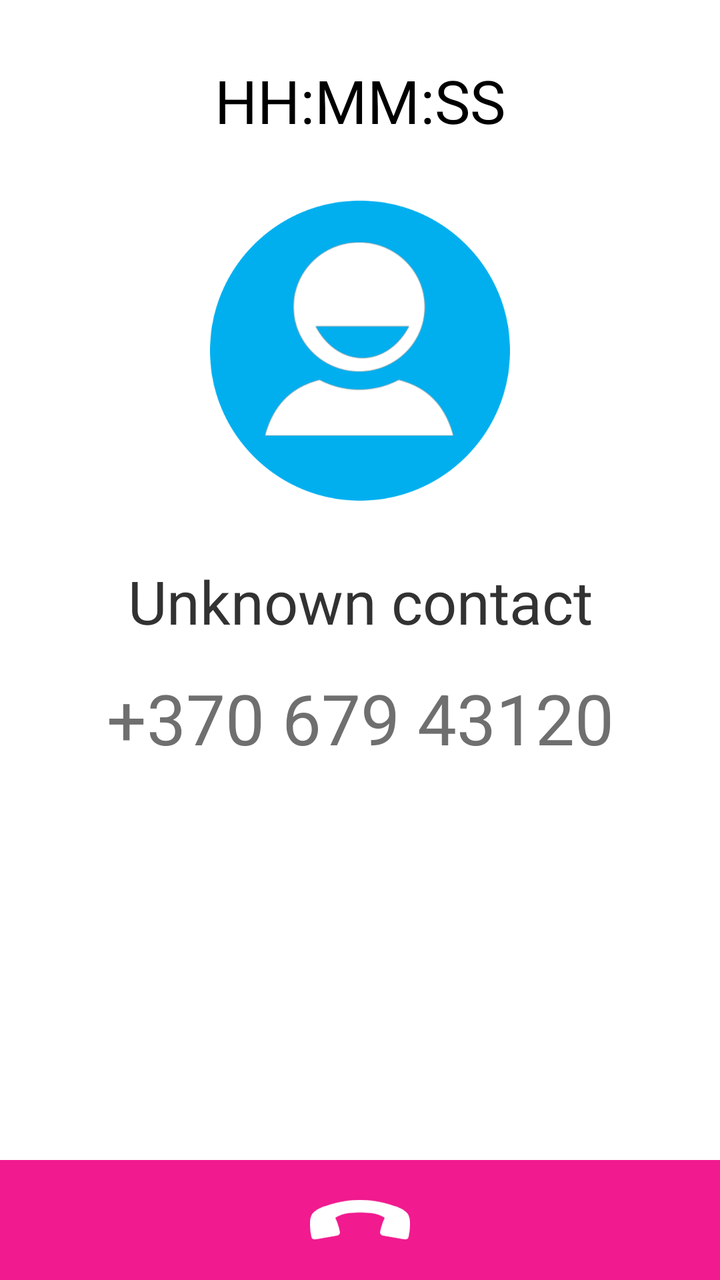
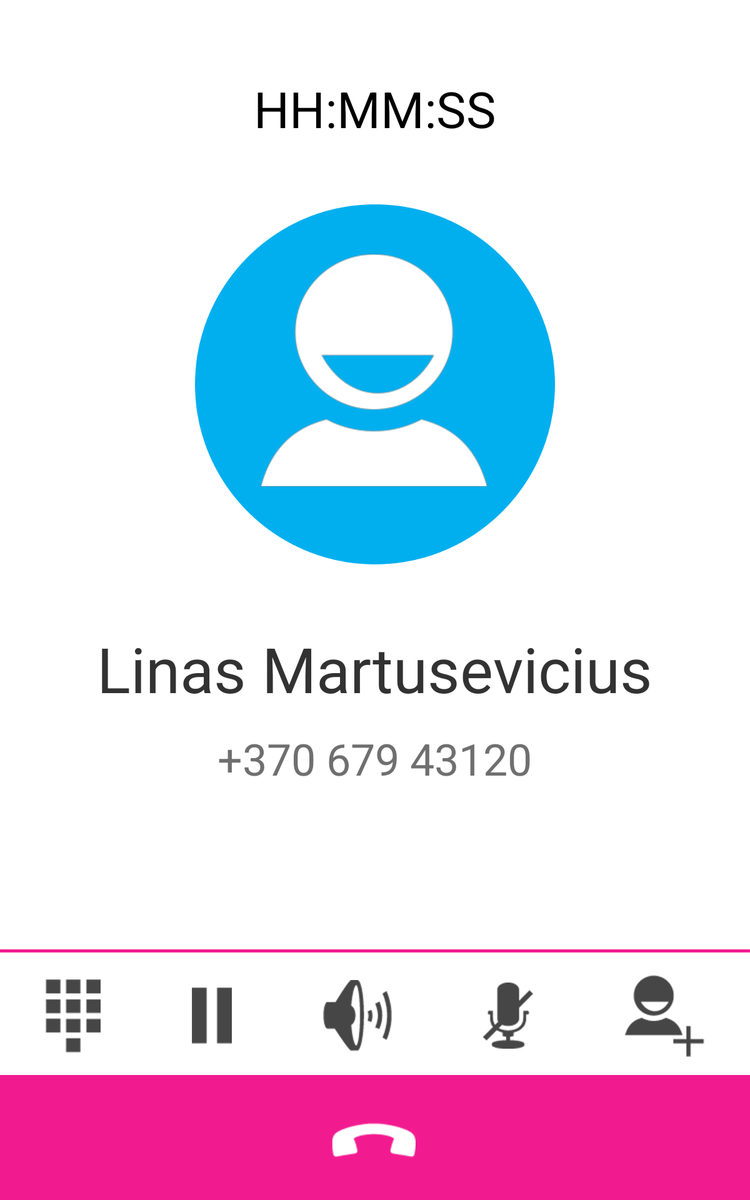

Two renders of one Android screen. The first uses the default layout on a phone; the second uses the alternative layout the repository ships for a different screen configuration, on a matching device. The two XML files are below.
<!-- AndroidManifest.xml: application theme _maia -->
<!-- res/layout/activity_on_call.xml -->
<?xml version="1.0" encoding="utf-8"?>
<RelativeLayout
    android:layout_width="fill_parent"
    android:layout_height="match_parent"
    xmlns:android="http://schemas.android.com/apk/res/android"
    android:padding="0px"
    android:layout_margin="0px"
    android:background="@android:color/white">

    <ImageButton
        android:layout_width="fill_parent"
        android:layout_height="60dp"
        android:id="@+id/on_call_drop"
        android:background="@drawable/on_call_drop_selector"
        android:layout_alignParentBottom="true"
        android:layout_centerHorizontal="true"
        android:src="@drawable/ic_drop"
        android:clickable="true"
        android:padding="0dp"
        android:layout_marginTop="5dp"/>

    <LinearLayout
        android:orientation="horizontal"
        android:layout_width="fill_parent"
        android:layout_height="70dp"
        android:layout_centerHorizontal="true"
        android:layout_above="@+id/on_call_drop"
        android:id="@+id/dialer_inputLinearLayout"
        android:background="@android:color/white"
        android:paddingTop="0dp"
        android:paddingBottom="0dp">

        <ImageButton
            android:layout_width="0dp"
            android:layout_height="fill_parent"
            android:id="@+id/on_call_dialer"
            android:background="@drawable/on_call_control_selector"
            android:layout_weight="1"
            android:scaleType="fitCenter"
            android:src="@drawable/ic_dialer"
            android:adjustViewBounds="true"
            android:paddingTop="18dp"
            android:paddingBottom="22dp"/>

        <ImageButton
            android:layout_width="0dp"
            android:layout_height="fill_parent"
            android:id="@+id/on_call_hold"
            android:layout_weight="1"
            android:background="@drawable/on_call_control_selector"
            android:src="@drawable/ic_hold"
            android:scaleType="fitCenter"
            android:adjustViewBounds="true"
            android:paddingTop="20dp"
            android:paddingBottom="24dp"/>

        <ImageButton
            android:layout_width="0dp"
            android:layout_height="fill_parent"
            android:id="@+id/on_call_speaker"
            android:layout_weight="1"
            android:background="@drawable/on_call_control_selector"
            android:src="@drawable/ic_speaker"
            android:scaleType="fitCenter"
            android:adjustViewBounds="true"
            android:paddingTop="12dp"
            android:paddingBottom="16dp"/>

        <ImageButton
            android:layout_width="0dp"
            android:layout_height="fill_parent"
            android:id="@+id/on_call_mute"
            android:layout_weight="1"
            android:background="@drawable/on_call_control_selector"
            android:src="@drawable/ic_mute"
            android:scaleType="fitCenter"
            android:adjustViewBounds="true"
            android:paddingTop="16dp"
            android:paddingBottom="20dp"/>

        <ImageButton
            android:layout_width="0dp"
            android:layout_height="fill_parent"
            android:id="@+id/on_call_add"
            android:layout_weight="1"
            android:background="@drawable/on_call_control_selector"
            android:src="@drawable/ic_add_peer"
            android:scaleType="fitCenter"
            android:adjustViewBounds="true"
            android:paddingTop="15dp"
            android:paddingBottom="15dp"
            android:layout_marginTop="5dp"/>
    </LinearLayout>


    <RelativeLayout
        android:layout_width="fill_parent"
        android:layout_height="fill_parent"
        android:layout_alignParentTop="true"
        android:layout_centerHorizontal="true"
        android:background="@android:color/transparent"
        android:layout_above="@+id/dialer_inputLinearLayout">

            <Chronometer
                android:layout_width="wrap_content"
                android:layout_height="wrap_content"
                android:id="@+id/on_call_time"
                android:layout_alignParentTop="true"
                android:layout_centerHorizontal="true"
                android:layout_marginTop="30dp"
                android:textSize="30dp"
                android:format="HH:MM:SS" />

            <ImageView
                android:layout_width="150dp"
                android:layout_height="150dp"
                android:id="@+id/on_call_caller_image"
                android:layout_below="@+id/on_call_time"
                android:layout_centerHorizontal="true"
                android:layout_marginTop="30dp"
                android:src="@drawable/incoming_call_caller_large"/>

            <TextView
                android:layout_width="fill_parent"
                android:layout_height="wrap_content"
                android:text="Unknown contact"
                android:id="@+id/on_call_caller_name"
                android:textSize="30dp"
                android:textAlignment="center"
                android:gravity="center"
                android:layout_centerInParent="true"
                android:layout_centerHorizontal="true"
                android:layout_below="@id/on_call_caller_image"
                android:layout_marginTop="30dp"/>

            <TextView
                android:layout_width="fill_parent"
                android:layout_height="wrap_content"
                android:text="+370 679 43120"
                android:id="@+id/on_call_caller_number"
                android:layout_below="@+id/on_call_caller_name"
                android:textAlignment="center"
                android:gravity="center"
                android:layout_centerInParent="true"
                android:layout_centerHorizontal="true"
                android:layout_marginTop="15dp"
                android:textSize="35dp"
                android:textColor="#6f6f6f"/>


    </RelativeLayout>

</RelativeLayout>
<!-- resources referenced by this layout -->
<resources>
  <!-- drawable on_call_control_selector (drawable-xxhdpi) -->
  <?xml version="1.0" encoding="utf-8"?>
  <selector xmlns:android="http://schemas.android.com/apk/res/android">
  
      
      <item android:drawable="@android:color/transparent" android:state_enabled="false"/>
  
      
      <item android:drawable="@drawable/toggle_circle" android:state_enabled="true" android:state_pressed="true"/>
  
      
      <item android:drawable="@android:color/transparent" android:state_enabled="true" android:state_focused="true"/>
  
      
      <item android:drawable="@android:color/transparent" android:state_enabled="true"/>
  
  </selector>
  <!-- drawable on_call_drop_selector (drawable-xxhdpi) -->
  <?xml version="1.0" encoding="utf-8"?>
  <selector xmlns:android="http://schemas.android.com/apk/res/android">
  
      
      <item android:drawable="@drawable/rectangle_pink" android:state_enabled="false"/>
  
      
      <item android:drawable="@drawable/rectangle_pink_pressed" android:state_enabled="true" android:state_pressed="true"/>
  
      
      <item android:drawable="@drawable/rectangle_pink" android:state_enabled="true" android:state_focused="true"/>
  
      
      <item android:drawable="@drawable/rectangle_pink" android:state_enabled="true"/>
  
  </selector>
  <!-- drawable toggle_circle (drawable-xxhdpi) -->
  <?xml version="1.0" encoding="utf-8"?>
  <shape
      xmlns:android="http://schemas.android.com/apk/res/android"
      android:shape="oval">
  
      <solid
          android:color="#f21390"/>
  
      <size android:height="100dp"
          android:width="100dp">
      </size>
  </shape>
  <!-- drawable rectangle_pink (drawable-mdpi) -->
  <?xml version="1.0" encoding="utf-8"?>
  <shape
      xmlns:android="http://schemas.android.com/apk/res/android"
      android:shape="rectangle">
  
      
      <solid android:color="#F11A8F" />
  
      
      <padding
          android:left="30dp"
          android:right="30dp"
          android:top="30dp"
          android:bottom="30dp" />
  </shape>
  <!-- drawable rectangle_pink_pressed (drawable-xxhdpi) -->
  <?xml version="1.0" encoding="utf-8"?>
  <shape
      xmlns:android="http://schemas.android.com/apk/res/android"
      android:shape="rectangle">
  
      <solid android:color="#fff151be" />
  </shape>
  <!-- drawable scrollindex (drawable) -->
  <?xml version="1.0" encoding="utf-8"?>
  <layer-list xmlns:android="http://schemas.android.com/apk/res/android" >
      <item>
          <bitmap android:src="@drawable/letter_bubble" android:antialias="true"/>
      </item>
      <item android:bottom="0dp">
          <shape android:shape="rectangle" >
              <solid android:color="@android:color/transparent" />
              <padding
                  android:right="16dp"
                  android:left="-16dp"/>
          </shape>
      </item>
  </layer-list>
  <color name="maia_pink">#f21a8f</color>
  <style name="ProgressBarprogress" parent="android:Widget.Holo.Light.ProgressBar.Horizontal">
          <item name="android:progressDrawable">@drawable/progress_horizontal_holo_light</item>
          <item name="android:indeterminateDrawable">@drawable/progress_indeterminate_horizontal_holo_light</item>
      </style>
  <dimen name="scrollthumb_padding_top_bottom">4dp</dimen>
  <dimen name="scrollthumb_padding_right">4dp</dimen>
  <dimen name="scrollthumb_size_width">15dp</dimen>
  <dimen name="scrollthumb_size_height">15dp</dimen>
</resources>
<!-- res/layout-large/activity_on_call.xml (the repository's variant of the layout above) -->
<!-- drawn on a 7-inch tablet held upright -->
<?xml version="1.0" encoding="utf-8"?>
<RelativeLayout
    android:layout_width="fill_parent"
    android:layout_height="match_parent"
    xmlns:android="http://schemas.android.com/apk/res/android"
    android:padding="0px"
    android:layout_margin="0px">

    <ImageView
        android:layout_width="fill_parent"
        android:layout_height="200px"
        android:id="@+id/on_call_drop"
        android:src="@drawable/on_call_drop"
        android:layout_alignParentBottom="true"
        android:layout_centerHorizontal="true"
        android:paddingBottom="0px"
        android:clickable="true" />

    <LinearLayout
        android:orientation="horizontal"
        android:layout_width="fill_parent"
        android:layout_height="100dp"
        android:layout_centerHorizontal="true"
        android:layout_above="@+id/on_call_drop"
        android:id="@+id/linearLayout"
        android:weightSum="1">

        <TableLayout
            android:layout_width="match_parent"
            android:layout_height="match_parent"
            android:stretchColumns="0,1,2,3,4"
            android:id="@+id/controlTable">

            <TableRow
                android:layout_width="match_parent"
                android:layout_height="50dp"
                android:id="@+id/activeRow"
                android:layout_marginTop="0px">

                <View
                    android:id="@+id/dialerRectangleView"
                    android:layout_width="fill_parent"
                    android:layout_height="10dp"
                    android:background="@drawable/on_call_active"/>
                <View
                    android:id="@+id/holdRectangleView"
                    android:layout_width="fill_parent"
                    android:layout_height="10dp"
                    android:background="@drawable/on_call_active"/>
                <View
                    android:id="@+id/speakerRectangleView"
                    android:layout_width="fill_parent"
                    android:layout_height="10dp"
                    android:background="@drawable/on_call_active"/>
                <View
                    android:id="@+id/muteRectangleView"
                    android:layout_width="fill_parent"
                    android:layout_height="10dp"
                    android:background="@drawable/on_call_active"/>
                <View
                    android:id="@+id/addRectangleView"
                    android:layout_width="fill_parent"
                    android:layout_height="10dp"
                    android:background="@drawable/on_call_active"/>

            </TableRow>

            <TableRow
                android:layout_width="fill_parent"
                android:layout_height="wrap_content"
                android:paddingTop="10dp"
                android:id="@+id/controlRow"
                android:layout_gravity="center">

                <ImageView
                    android:layout_width="wrap_content"
                    android:layout_height="wrap_content"
                    android:id="@+id/on_call_dialer"
                    android:layout_gravity="center"
                    android:src="@drawable/on_call_dialer"
                    android:clickable="true" />
                <ImageView
                    android:layout_width="wrap_content"
                    android:layout_height="wrap_content"
                    android:id="@+id/on_call_hold"
                    android:layout_gravity="center"
                    android:src="@drawable/on_call_hold"
                    android:clickable="true" />
                <ImageView
                    android:layout_width="wrap_content"
                    android:layout_height="wrap_content"
                    android:id="@+id/on_call_speaker"
                    android:layout_gravity="center"
                    android:src="@drawable/on_call_speaker"
                    android:clickable="true" />
                <ImageView
                    android:layout_width="wrap_content"
                    android:layout_height="wrap_content"
                    android:id="@+id/on_call_mute"
                    android:src="@drawable/on_call_mute"
                    android:clickable="true"
                    android:layout_gravity="center" />
                <ImageView
                    android:layout_width="wrap_content"
                    android:layout_height="wrap_content"
                    android:id="@+id/on_call_add"
                    android:src="@drawable/on_call_add"
                    android:clickable="true"
                    android:layout_gravity="center" />

            </TableRow>
        </TableLayout>

    </LinearLayout>

    <ImageView
        android:layout_width="wrap_content"
        android:layout_height="wrap_content"
        android:id="@+id/on_call_divider"
        android:layout_above="@+id/linearLayout"
        android:layout_centerHorizontal="true"
        android:src="@drawable/on_call_line"
        android:layout_marginBottom="-5px"/>

    <RelativeLayout
        android:layout_width="fill_parent"
        android:layout_height="fill_parent"
        android:layout_alignParentTop="true"
        android:layout_centerHorizontal="true"
        android:layout_alignBottom="@+id/on_call_divider">

        <RelativeLayout
            android:layout_width="fill_parent"
            android:layout_height="fill_parent"
            android:layout_centerHorizontal="true"
            android:layout_alignParentTop="true">

            <Chronometer
                android:layout_width="wrap_content"
                android:layout_height="wrap_content"
                android:id="@+id/on_call_time"
                android:layout_alignParentTop="true"
                android:layout_centerHorizontal="true"
                android:layout_marginTop="60dp"
                android:textSize="40dp"
                android:format="HH:MM:SS" />

            <ImageView
                android:layout_width="wrap_content"
                android:layout_height="wrap_content"
                android:id="@+id/on_call_caller_image"
                android:layout_below="@+id/on_call_time"
                android:layout_centerHorizontal="true"
                android:layout_marginTop="50dp"
                android:src="@drawable/incoming_call_caller_large"/>

            <TextView
                android:layout_width="wrap_content"
                android:layout_height="wrap_content"
                android:text="Linas Martusevicius"
                android:id="@+id/on_call_caller_name"
                android:layout_below="@+id/on_call_caller_image"
                android:layout_centerHorizontal="true"
                android:layout_marginTop="50dp"
                android:textSize="50dp"/>

            <TextView
                android:layout_width="wrap_content"
                android:layout_height="wrap_content"
                android:text="+370 679 43120"
                android:id="@+id/on_call_caller_number"
                android:layout_below="@+id/on_call_caller_name"
                android:layout_centerHorizontal="true"
                android:layout_marginTop="15dp"
                android:textSize="35dp"
                android:textColor="#6f6f6f"/>

        </RelativeLayout>
    </RelativeLayout>

</RelativeLayout>
<!-- resources referenced by the variant -->
<!-- as a 7-inch tablet held upright resolves them -->
<resources>
  <!-- drawable incoming_call_caller_large: png bitmap (drawable-xhdpi, 39790 bytes) -->
  <!-- drawable on_call_add: png bitmap (drawable-xhdpi, 3022 bytes) -->
  <!-- drawable on_call_dialer: png bitmap (drawable-xhdpi, 1250 bytes) -->
  <!-- drawable on_call_drop: png bitmap (drawable-xhdpi, 3523 bytes) -->
  <!-- drawable on_call_hold: png bitmap (drawable-xhdpi, 506 bytes) -->
  <!-- drawable on_call_line: png bitmap (drawable-xhdpi, 336 bytes) -->
  <!-- drawable on_call_mute: png bitmap (drawable-xhdpi, 3071 bytes) -->
  <!-- drawable on_call_speaker: png bitmap (drawable-xhdpi, 4304 bytes) -->
  <style name="_maia" parent="android:Theme.Holo.Light.NoActionBar">
  
          <item name="android:textColorHighlight">#99f21a8f</item>
          <item name="android:textSelectHandleLeft">@drawable/maia_text_select_handle_left</item>
          <item name="android:textSelectHandleRight">@drawable/maia_text_select_handle_right</item>
          <item name="android:textSelectHandle">@drawable/maia_text_select_handle_middle</item>
  
          <item name="android:fastScrollOverlayPosition">atThumb</item>
          <item name="android:fastScrollThumbDrawable">@drawable/thumb_circle</item>
          <item name="android:fastScrollPreviewBackgroundRight">@drawable/scrollindex</item>
  
          <item name="android:editTextBackground">@color/maia_pink</item>
          <item name="android:textColorHint">@android:color/white</item>
  
          <item name="android:popupBackground">@android:color/white</item>
          <item name="android:progressBarStyleHorizontal">@style/ProgressBarprogress</item>
      </style>
  <!-- drawable maia_text_select_handle_left: png bitmap (drawable-hdpi, 1357 bytes) -->
  <!-- drawable maia_text_select_handle_right: png bitmap (drawable-hdpi, 1368 bytes) -->
  <!-- drawable thumb_circle (drawable-mdpi) -->
  <?xml version="1.0" encoding="utf-8"?>
  <layer-list xmlns:android="http://schemas.android.com/apk/res/android">
      <item>
          <shape android:shape="rectangle">
  
              <solid android:color="@android:color/transparent" />
              <padding
                  android:bottom="@dimen/scrollthumb_padding_top_bottom"
                  android:left="0dp"
                  android:right="@dimen/scrollthumb_padding_right"
                  android:top="@dimen/scrollthumb_padding_top_bottom" />
          </shape>
      </item>
      <item>
          <shape android:shape="oval">
              <solid android:color="@color/maia_pink" />
              <size
                  android:width="@dimen/scrollthumb_size_width"
                  android:height="@dimen/scrollthumb_size_height" />
          </shape>
      </item>
  
  </layer-list>
  <!-- drawable scrollindex (drawable) -->
  <?xml version="1.0" encoding="utf-8"?>
  <layer-list xmlns:android="http://schemas.android.com/apk/res/android" >
      <item>
          <bitmap android:src="@drawable/letter_bubble" android:antialias="true"/>
      </item>
      <item android:bottom="0dp">
          <shape android:shape="rectangle" >
              <solid android:color="@android:color/transparent" />
              <padding
                  android:right="16dp"
                  android:left="-16dp"/>
          </shape>
      </item>
  </layer-list>
  <color name="maia_pink">#f21a8f</color>
  <style name="ProgressBarprogress" parent="android:Widget.Holo.Light.ProgressBar.Horizontal">
          <item name="android:progressDrawable">@drawable/progress_horizontal_holo_light</item>
          <item name="android:indeterminateDrawable">@drawable/progress_indeterminate_horizontal_holo_light</item>
      </style>
  <!-- from res/values-large/ -->
  <dimen name="scrollthumb_padding_top_bottom">4dp</dimen>
  <!-- from res/values-large/ -->
  <dimen name="scrollthumb_padding_right">4dp</dimen>
  <!-- from res/values-large/ -->
  <dimen name="scrollthumb_size_width">15dp</dimen>
  <!-- from res/values-large/ -->
  <dimen name="scrollthumb_size_height">15dp</dimen>
  <!-- drawable letter_bubble: png bitmap (drawable-xxhdpi, 3541 bytes) -->
</resources>
